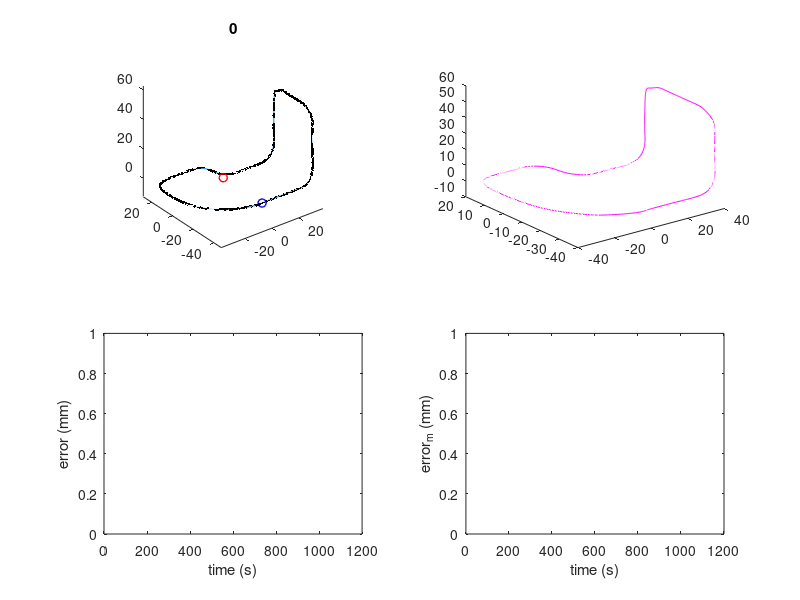

Source code (MATLAB): (Note: this script raises an error after producing the figure.)
 
% TODO: Loop condition is bad
% only update control points 1x per iteration.

%Z,X,Y
wp = [-37.5000000000000,0,0;-36.5050000000000,0,-8.58000000000000;-32.7890000000000,0,-18.1900000000000;-28.8600000000000,0,-23.9300000000000;-21.7250000000000,0,-30.5660000000000;-12.4100000000000,0,-35.3800000000000;0,0,-37.5000000000000;8.75000000000000,0,-37.5000000000000;11.3200000000000,0,-37.1630000000000;14.9000000000000,0,-35.3800000000000;17.7280000000000,0,-31.9040000000000;18.7500000000000,0,-25.6980000000000;18.7500000000000,0,-18.7500000000000;18.7500000000000,0,-14.0150000000000;18.2850000000000,0,-6.98600000000000;13.4390000000000,0,-1.16800000000000;6.55000000000000,0,0.614000000000000;1.27000000000000,0,5.12200000000000;0,0,12.1430000000000;0,0,23.7500000000000;0,0,27.5000000000000;0,0.874000000000000,31.5800000000000;0,3.80000000000000,35.3400000000000;0,10,37.5000000000000;0,19,37.5000000000000;0,28.8000000000000,37.5000000000000;-0.548000000000000,43.2660000000000,37.5000000000000;-2.92900000000000,47.0710000000000,37.5000000000000;-7.15000000000000,49.5800000000000,37.5000000000000;-11.8160000000000,50,37.5000000000000;-19.6000000000000,50,37.5000000000000;-27.5000000000000,50,37.5000000000000;-31.3200000000000,49.2400000000000,37.5000000000000;-35.4800000000000,46.0270000000000,37.5000000000000;-37.2850000000000,42.0610000000000,37.5000000000000;-37.5000000000000,36.3700000000000,37.5000000000000;-37.5000000000000,19.7500000000000,37.5000000000000;-37.5000000000000,10,37.5000000000000;-37.5000000000000,3.80000000000000,35.3490000000000;-37.5000000000000,0.516000000000000,30.6700000000000;-37.5000000000000,0,20.7190000000000;-37.5000000000000,0,7.89000000000000];
wp = [wp(:,3),wp(:,1),wp(:,2)];
wp(end,:) = wp(1,:); %loop the trajectory
smallnumber = .02;  % make this smaller to get more waypoints
w2o = interp1(1:numel(wp(:,1)),wp,1:smallnumber:numel(wp(:,1)),'spline');

% This while loop evenly spaces the points along the trajectory
w2 = w2o(1:2,:);
c1 = 2;
c2 = 1;
spacingDist = 0.5; % in mm.  Make smaller to get more points
var = 1;
% length = 0;
% for i = 2: size(w2o,1)
%     length = length + norm( w2o(i,:)- w2o(i-1,:) );
% end
% display(length)
% return

while c1< size(w2o,1)
    if norm( w2(c2,:)- w2o(c1,:) ) > spacingDist
        c2=c2+1;
        w2(c2,:) = w2o(c1,:);
    end
    c1=c1+1;
end
w2(c2+1,:)  =  w2(1,:);

% avoid the repeat of the last node
wp = w2(1:end-1,:);
w2ILC = wp;


% model: gravity pulls on our 2nd order system.
x0 = [0,0,0,0,0,0]';  %inital conditions: [x,y,z,vx,vy,vz]

iters = 60000; %control steps
X = repmat(x0, 1,iters); % state

mg = 50; %mm/s^2
Dt = 0.02; %seconds
Kp = 1;
Kd = 0;
Ki = 0.01;
Drag = 0.9;
Speed  = 100; %mm/s
%learningRate = 0.25;

%%%%%%%%%%%%%% PLOTTING
figure(1);clf
subplot(2,2,1);
plot3(w2(:,1),w2(:,2),w2(:,3),'linewidth',.1 );
hold on
plot3(wp(:,1),wp(:,2),wp(:,3),'.k' );

% ANIMATE
hrpath = plot3(X(1,1),X(2,1),X(3,1),'r','linewidth',1);
hrobot = plot3(X(1,1),X(2,1),X(3,1),'ro','linewidth',1);
hnear = plot3(wp(1,1),wp(1,2),wp(1,3),'bo','linewidth',1);

% hILC = plot3(w2ILC(:,1),w2ILC(:,2),w2ILC(:,3),'m','linewidth',.2 );
axis equal
htit = title('0');
error_p = 0;
error_c = 0;
error = NaN*ones(iters,1);
error_h = NaN*ones(iters,1);
error_list = NaN*ones(size(wp,1),100);
error_ind = ones(size(wp,1),1);
subplot(2,2,2);
hILC = plot3(w2ILC(:,1),w2ILC(:,2),w2ILC(:,3),'m','linewidth',.2 );

subplot(2,2,3);
herr = plot(Dt*(1:iters),error,'linewidth',1);
xlabel('time (s)');ylabel('error (mm)');

subplot(2,2,4);
herr_h = plot(Dt*(1:iters),error_h,'linewidth',1);
xlabel('time (s)');ylabel('error_m (mm)');


%%%%%%%%%%%%%% END PLOTTING
learningRate = 1;
rangeInfluence = 50;

errInt = [0;0;0];
for i = 1: iters-1
    % determine closest point on trajectory
    [cp,ind]  = closestPt(wp, X(1:3,i));
    %ILC part: change the wp values via a smooth bump to the values.
    error(i) = norm( cp - X(1:3,i));
    error_list(ind,error_ind(ind,1)) = error(i);
    error_ind(ind)= error_ind(ind)+1;
    %rangeInfluence = round(rangeInfluence*tanh(error(i)));
    if i<=1000
        error_m = mean(error(1:i));
    else
        error_m = mean(error(i-999:i));
    end
    error_h(i) = error_m;
    cp = w2ILC(ind,:)';
    if error(i) > 0
        inds = ind-rangeInfluence:ind;%+rangeInfluence;
        scales = 1/(sqrt(2*pi*var)) * exp(-(inds-ind).^2./(2*var^2));
        %uniform
        scales = scales / sum(scales);
        %scales = 1-abs(-rangeInfluence:0)/rangeInfluence;
        indILC = inds;
        indILC(indILC<1) = size(wp,1)+ indILC(indILC<1);
        indILC(indILC>size(wp,1)) = indILC(indILC>size(wp,1)) - size(wp,1);
        %indILC
        T = (iters-i)/iters;
        error_cpt = error_list(~isnan(error_list(ind,:))); %closest point error history
        if length(error_cpt) >1
            error_d = error_cpt(end)-error_cpt(end-1); %error deriviative
        end
        %learningRate = 0.25*tanh(error(i)); %tanh function
        learningRate = 0.1*exp(-error_m/T); %simulated annealing
        %learningRate = learningRate/2;
        w2ILC(indILC,:) = w2ILC(indILC,:) + learningRate*scales'.*(wp(indILC,:)-X(1:3,i)');
    end
    
    
    % look ahead
    ind = ind+ 1;
    if ind>size(wp,1)
        ind = ind-size(wp,1);
    end
    
    wpDiff = w2(ind+1,:)'-w2(ind,:)'; %direction between waypoints
    
    errInt = errInt+ (cp - X(1:3,i)); %integral term
    
    % deriv term
    if i ==1
        vel = [0;0;0];
    else
        vel = X(1:3,i)-X(1:3,i-1);
    end
    
    control =  Kp*(cp - X(1:3,i)) + Ki*errInt - Kd*vel  +  2*wpDiff/norm(wpDiff);
    % controller steers the thrust (only controls the orientation)
    u = Speed*control/norm(control);
    
    
    
    X(:,i+1) = [ ...
        X(1,i) + Drag*Dt*X(4,i) + 1/2*Dt*Dt*u(1);
        X(2,i) + Drag*Dt*X(5,i) + 1/2*Dt*Dt*u(2);
        X(3,i) + Drag*Dt*X(6,i) + 1/2*Dt*Dt*(u(3)-mg);
        Drag*X(4,i) + Dt*u(1);
        Drag*X(5,i) + Dt*u(2);
        Drag*X(6,i) + Dt*(u(3)-mg)];
    
    %update
    if mod(i,20) ==0
        set( hrpath,  'Xdata', X(1,1:i),'Ydata',X(2,1:i),'Zdata',X(3,1:i));
        set( hrobot, 'Xdata',X(1,i),'Ydata',X(2,i),'Zdata',X(3,i));
        set( hnear, 'Xdata',wp(ind,1),'Ydata',wp(ind,2),'Zdata',wp(ind,3));
        set( hILC, 'Xdata',[w2ILC(:,1);w2ILC(1,1)],'Ydata',[w2ILC(:,2);w2ILC(1,2)],'Zdata',[w2ILC(:,3);w2ILC(1,3)] );
        set(htit,'String',num2str(i));
        set(herr,'Ydata',error);
        set(herr_h,'Ydata',error_h);
        drawnow
    end
    % pause(0.02)
end





function [cp,ind] = closestPt(arr,pt) % pick the closest point in arr to py
[~,ind] = min( sum( (arr - repmat(pt',size(arr,1),1)).^2,2));
cp = arr(ind,:)';
end




